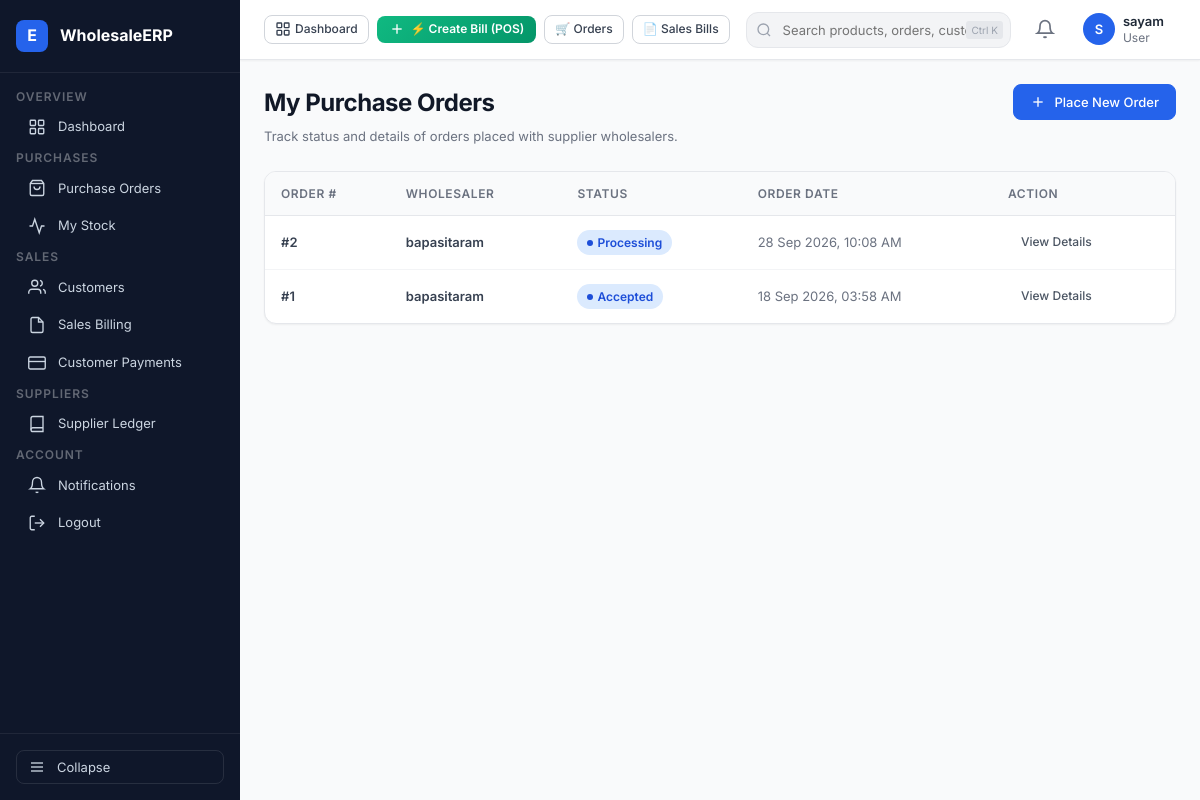
Page /orders/my-orders/ (signed in) on the committed database.
### orders/models.py (models this page shows, shortened)
class Order(models.Model):
    STATUS_CHOICES = [
        ("PENDING","Pending"),
        ("ACCEPTED","Accepted"),
        ("WAITING_FOR_STOCK", "Waiting for Stock"),
        ("REJECTED","Rejected"),
        ("PROCESSING","Processing"),
        ("SHIPPED","Shipped"),
        ("DELIVERED","Delivered"),
        ("CANCELLED","Cancelled"),
    ]
    retailer = models.ForeignKey(
        RetailerProfile,
        on_delete=models.CASCADE,
        related_name="orders"
    )
    wholesaler = models.ForeignKey(
        WholesalerProfile,
        on_delete=models.CASCADE,
        related_name="orders"
    )
    status = models.CharField(
        max_length=30,
        choices = STATUS_CHOICES,
        default="PENDING"
    )
    order_date = models.DateTimeField(
        auto_now_add=True
    )
    notes = models.TextField(
        blank=True
    )

### accounts/models.py (models this page shows, shortened)
class WholesalerProfile(models.Model):
    user = models.OneToOneField(User, on_delete=models.CASCADE, related_name="wholesaler_profile")
    business_name = models.CharField(max_length=200)
    phone = models.CharField(max_length=15)
    gst_number = models.CharField(max_length=15, blank=True, null=True)
    address = models.TextField()
    city = models.CharField(max_length=100)
    state = models.CharField(max_length=100)
    pincode = models.CharField(max_length=10)
    retailers = models.ManyToManyField("RetailerProfile",related_name="wholesalers",blank=True)
    created_at = models.DateTimeField(auto_now_add=True)

### orders/views.py (the view)
@login_required
def my_orders(request):
    retailer = request.user.retailer_profile
    orders = (
        Order.objects
        .filter(retailer = retailer)
        .select_related("wholesaler")
        .prefetch_related("items__product")
        .order_by("-order_date")
    )
    return render(
        request,
        'orders/my_orders.html',
        {
            "orders": orders
        }
    )

### templates/orders/my_orders.html (shortened to what this page needs)
{% extends 'base.html' %}
{% block content %}
<div class="page-header">
  <div class="page-header-left">
    <h1 class="page-title">My Purchase Orders</h1>
    <p class="page-subtitle">Track status and details of orders placed with supplier wholesalers.</p>
  </div>
  <div class="page-actions">
    <a href="{% url 'wholesaler_list' %}" class="btn btn-primary">
      <svg viewBox="0 0 24 24" fill="none" stroke="currentColor" stroke-width="2" width="16" height="16"><line x1="12" y1="5" x2="12" y2="19"/><line x1="5" y1="12" x2="19" y2="12"/></svg>
      Place New Order
    </a>
  </div>
</div>
<div class="card">
  <div class="table-wrap">
    <table class="table">
      <thead>
        <tr>
          <th>Order #</th>
          <th>Wholesaler</th>
          <th>Status</th>
          <th>Order Date</th>
          <th>Action</th>
        </tr>
      </thead>
      <tbody>
        {% for order in orders %}
        <tr class="table-row-link" data-href="{% url 'order_detail' order.id %}">
          <td class="text-bold">#{{ order.id }}</td>
          <td class="text-bold">{{ order.wholesaler.business_name }}</td>
          <td>
            {% if order.status == 'PENDING' %}
              <span class="badge badge-amber">Pending</span>
            {% elif order.status == 'ACCEPTED' %}
              <span class="badge badge-blue">Accepted</span>
            {% elif order.status == 'PROCESSING' %}
              <span class="badge badge-blue">Processing</span>
            {% elif order.status == 'DELIVERED' %}
              <span class="badge badge-green">Delivered</span>
            {% elif order.status == 'REJECTED' %}
              <span class="badge badge-red">Rejected</span>
            {% elif order.status == 'WAITING_FOR_STOCK' %}
              <span class="badge badge-gray">Waiting Stock</span>
            {% else %}
              <span class="badge badge-gray">{{ order.get_status_display }}</span>
            {% endif %}
          </td>
          <td class="text-muted">{{ order.order_date|date:"d M Y, h:i A" }}</td>
          <td>
            <a href="{% url 'order_detail' order.id %}" class="btn btn-ghost btn-sm">View Details</a>
          </td>
        </tr>
        {% empty %}
        <tr>
          <td colspan="5" class="text-center text-muted" style="padding: 32px;">You have not placed any purchase orders yet.</td>
        </tr>
        {% endfor %}
      </tbody>
    </table>
  </div>
</div>
{% endblock %}

### templates/base.html (shortened to what this page needs)
{% load static %}
<!DOCTYPE html>
<html lang="en">
<head>
  <link rel="stylesheet" href="{% static 'css/styles.css' %}">
</head>
<body>
<div class="app-shell">
  <aside class="sidebar" id="sidebar">
    <a href="{% url 'dashboard' %}" class="sidebar-logo" style="text-decoration: none;">
      <div class="logo-icon">E</div>
      <span class="logo-text">WholesaleERP</span>
    </a>
    <nav class="sidebar-nav">
      {% if request.user.is_authenticated %}
        {% if user_role == 'WHOLESALER' or request.user.wholesaler_profile %}
          <span class="nav-section-label">Overview</span>
          <a href="{% url 'dashboard' %}" class="nav-item" data-href="/accounts/dashboard/">
            <svg viewBox="0 0 24 24" fill="none" stroke="currentColor" stroke-width="1.8">
              <rect x="3" y="3" width="7" height="7" rx="1"/><rect x="14" y="3" width="7" height="7" rx="1"/>
              <rect x="3" y="14" width="7" height="7" rx="1"/><rect x="14" y="14" width="7" height="7" rx="1"/>
            </svg>
            <span class="nav-label">Dashboard</span>
          </a>
          <span class="nav-section-label">Operations</span>
          <a href="{% url 'wholesaler_orders' %}" class="nav-item" data-href="/orders/wholesaler/">
            <svg viewBox="0 0 24 24" fill="none" stroke="currentColor" stroke-width="1.8">
              <path d="M16 4h2a2 2 0 0 1 2 2v14a2 2 0 0 1-2 2H6a2 2 0 0 1-2-2V6a2 2 0 0 1 2-2h2"/>
              <path d="M15 2H9a1 1 0 0 0-1 1v2a1 1 0 0 0 1 1h6a1 1 0 0 0 1-1V3a1 1 0 0 0-1-1z"/>
            </svg>
            <span class="nav-label">Orders</span>
            {% if pending_orders_count %}<span class="nav-badge">{{ pending_orders_count }}</span>{% endif %}
          </a>
          <a href="{% url 'invoice_list' %}" class="nav-item" data-href="/billing/">
            <svg viewBox="0 0 24 24" fill="none" stroke="currentColor" stroke-width="1.8">
              <path d="M14 2H6a2 2 0 0 0-2 2v16a2 2 0 0 0 2 2h12a2 2 0 0 0 2-2V8z"/>
              <polyline points="14 2 14 8 20 8"/>
              <line x1="16" y1="13" x2="8" y2="13"/><line x1="16" y1="17" x2="8" y2="17"/>
            </svg>
            <span class="nav-label">Billing</span>
          </a>
          <a href="{% url 'payment_list' %}" class="nav-item" data-href="/payments/">
            <svg viewBox="0 0 24 24" fill="none" stroke="currentColor" stroke-width="1.8">
              <rect x="1" y="4" width="22" height="16" rx="2" ry="2"/>
              <line x1="1" y1="10" x2="23" y2="10"/>
            </svg>
            <span class="nav-label">Payments</span>
          </a>
          <span class="nav-section-label">Inventory</span>
          <a href="{% url 'product_list' %}" class="nav-item" data-href="/products/">
            <svg viewBox="0 0 24 24" fill="none" stroke="currentColor" stroke-width="1.8">
              <path d="M21 16V8a2 2 0 0 0-1-1.73l-7-4a2 2 0 0 0-2 0l-7 4A2 2 0 0 0 3 8v8a2 2 0 0 0 1 1.73l7 4a2 2 0 0 0 2 0l7-4A2 2 0 0 0 21 16z"/>
            </svg>
            <span class="nav-label">Products</span>
          </a>
          <a href="{% url 'stock_list' %}" class="nav-item" data-href="/products/stock/">
            <svg viewBox="0 0 24 24" fill="none" stroke="currentColor" stroke-width="1.8">
              <polyline points="22 12 18 12 15 21 9 3 6 12 2 12"/>
            </svg>
            <span class="nav-label">Inventory</span>
            {% if low_stock_count %}<span class="nav-badge">{{ low_stock_count }}</span>{% endif %}
          </a>
          <span class="nav-section-label">Business</span>
          <a href="{% url 'retailer_list' %}" class="nav-item" data-href="/accounts/retailers/">
            <svg viewBox="0 0 24 24" fill="none" stroke="currentColor" stroke-width="1.8">
              <path d="M17 21v-2a4 4 0 0 0-4-4H5a4 4 0 0 0-4 4v2"/>
              <circle cx="9" cy="7" r="4"/>
              <path d="M23 21v-2a4 4 0 0 0-3-3.87"/><path d="M16 3.13a4 4 0 0 1 0 7.75"/>
            </svg>
            <span class="nav-label">Retailers</span>
          </a>
          <a href="{% url 'payment_ledger' %}" class="nav-item">
            <svg viewBox="0 0 24 24" fill="none" stroke="currentColor" stroke-width="1.8">
              <path d="M4 19.5A2.5 2.5 0 0 1 6.5 17H20"/><path d="M6.5 2H20v20H6.5A2.5 2.5 0 0 1 4 19.5v-15A2.5 2.5 0 0 1 6.5 2z"/>
            </svg>
            <span class="nav-label">Ledger</span>
          </a>
          <a href="{% url 'shipment_list' %}" class="nav-item">
            <svg viewBox="0 0 24 24" fill="none" stroke="currentColor" stroke-width="1.8">
              <rect x="1" y="3" width="15" height="13" rx="1"/>
              <path d="M16 8h4l3 3v5h-7V8z"/><circle cx="5.5" cy="18.5" r="2.5"/><circle cx="18.5" cy="18.5" r="2.5"/>
            </svg>
            <span class="nav-label">Shipments</span>
          </a>
        {% elif user_role == 'RETAILER' or request.user.retailer_profile %}
          <span class="nav-section-label">Overview</span>
          <a href="{% url 'dashboard' %}" class="nav-item" data-href="/accounts/dashboard/">
            <svg viewBox="0 0 24 24" fill="none" stroke="currentColor" stroke-width="1.8">
              <rect x="3" y="3" width="7" height="7" rx="1"/><rect x="14" y="3" width="7" height="7" rx="1"/>
              <rect x="3" y="14" width="7" height="7" rx="1"/><rect x="14" y="14" width="7" height="7" rx="1"/>
            </svg>
            <span class="nav-label">Dashboard</span>
          </a>
          <span class="nav-section-label">Purchases</span>
          <a href="{% url 'retailer_orders' %}" class="nav-item" data-href="/orders/retailer/">
            <svg viewBox="0 0 24 24" fill="none" stroke="currentColor" stroke-width="1.8">
              <path d="M6 2 3 6v14a2 2 0 0 0 2 2h14a2 2 0 0 0 2-2V6l-3-4z"/><line x1="3" y1="6" x2="21" y2="6"/>
              <path d="M16 10a4 4 0 0 1-8 0"/>
            </svg>
            <span class="nav-label">Purchase Orders</span>
          </a>
          <a href="{% url 'retailer_stock_list' %}" class="nav-item">
            <svg viewBox="0 0 24 24" fill="none" stroke="currentColor" stroke-width="1.8">
              <polyline points="22 12 18 12 15 21 9 3 6 12 2 12"/>
            </svg>
            <span class="nav-label">My Stock</span>
          </a>
          <span class="nav-section-label">Sales</span>
          <a href="{% url 'customer_list' %}" class="nav-item">
            <svg viewBox="0 0 24 24" fill="none" stroke="currentColor" stroke-width="1.8">
              <path d="M17 21v-2a4 4 0 0 0-4-4H5a4 4 0 0 0-4 4v2"/><circle cx="9" cy="7" r="4"/>
              <path d="M23 21v-2a4 4 0 0 0-3-3.87"/><path d="M16 3.13a4 4 0 0 1 0 7.75"/>
            </svg>
            <span class="nav-label">Customers</span>
          </a>
          <a href="{% url 'customer_invoices' %}" class="nav-item">
            <svg viewBox="0 0 24 24" fill="none" stroke="currentColor" stroke-width="1.8">
              <path d="M14 2H6a2 2 0 0 0-2 2v16a2 2 0 0 0 2 2h12a2 2 0 0 0 2-2V8z"/>
              <polyline points="14 2 14 8 20 8"/>
            </svg>
            <span class="nav-label">Sales Billing</span>
          </a>
          <a href="{% url 'customer_payments' %}" class="nav-item">
            <svg viewBox="0 0 24 24" fill="none" stroke="currentColor" stroke-width="1.8">
              <rect x="1" y="4" width="22" height="16" rx="2" ry="2"/><line x1="1" y1="10" x2="23" y2="10"/>
            </svg>
            <span class="nav-label">Customer Payments</span>
          </a>
          <span class="nav-section-label">Suppliers</span>
          <a href="{% url 'invoice_list' %}" class="nav-item">
            <svg viewBox="0 0 24 24" fill="none" stroke="currentColor" stroke-width="1.8">
              <path d="M4 19.5A2.5 2.5 0 0 1 6.5 17H20"/><path d="M6.5 2H20v20H6.5A2.5 2.5 0 0 1 4 19.5v-15A2.5 2.5 0 0 1 6.5 2z"/>
            </svg>
            <span class="nav-label">Supplier Ledger</span>
          </a>
        {% endif %}
        <span class="nav-section-label">Account</span>
        <a href="{% url 'notifications' %}" class="nav-item">
          <svg viewBox="0 0 24 24" fill="none" stroke="currentColor" stroke-width="1.8">
            <path d="M18 8A6 6 0 0 0 6 8c0 7-3 9-3 9h18s-3-2-3-9"/><path d="M13.73 21a2 2 0 0 1-3.46 0"/>
          </svg>
          <span class="nav-label">Notifications</span>
        </a>
        <a href="{% url 'logout' %}" class="nav-item" data-href="/logout/" data-confirm="Are you sure you want to logout?">
          <svg viewBox="0 0 24 24" fill="none" stroke="currentColor" stroke-width="1.8">
            <path d="M9 21H5a2 2 0 0 1-2-2V5a2 2 0 0 1 2-2h4"/>
            <polyline points="16 17 21 12 16 7"/><line x1="21" y1="12" x2="9" y2="12"/>
          </svg>
          <span class="nav-label">Logout</span>
        </a>
      {% endif %}
    </nav>
    <div class="sidebar-footer">
      <button class="sidebar-toggle-btn" id="sidebarToggleBtn" title="Collapse sidebar">
        <svg viewBox="0 0 24 24" width="16" height="16" fill="none" stroke="currentColor" stroke-width="2">
          <line x1="3" y1="12" x2="21" y2="12"/><line x1="3" y1="6" x2="21" y2="6"/><line x1="3" y1="18" x2="21" y2="18"/>
        </svg>
        <span>Collapse</span>
      </button>
    </div>
  </aside>
  <div class="main-area" id="mainArea">
    <header class="topbar">
      <div class="topbar-quick-actions" style="display: flex; align-items: center; gap: 8px;">
        <a href="{% url 'dashboard' %}" class="btn btn-secondary btn-sm" style="font-size: 12px; padding: 5px 10px; display: flex; align-items: center; gap: 4px;">
          <svg viewBox="0 0 24 24" width="14" height="14" fill="none" stroke="currentColor" stroke-width="2"><rect x="3" y="3" width="7" height="7" rx="1"/><rect x="14" y="3" width="7" height="7" rx="1"/><rect x="3" y="14" width="7" height="7" rx="1"/><rect x="14" y="14" width="7" height="7" rx="1"/></svg>
          Dashboard
        </a>
        {% if request.user.retailer_profile or user_role == 'RETAILER' %}
          <a href="{% url 'create_customer_invoice' %}" class="btn btn-primary btn-sm" style="background: linear-gradient(135deg, #10b981 0%, #059669 100%); border: none; font-weight: 600; padding: 5px 12px; gap: 6px; font-size: 12px;">
            <svg viewBox="0 0 24 24" fill="none" stroke="currentColor" stroke-width="2" width="14" height="14"><line x1="12" y1="5" x2="12" y2="19"/><line x1="5" y1="12" x2="19" y2="12"/></svg>
            ⚡ Create Bill (POS)
          </a>
          <a href="{% url 'retailer_orders' %}" class="btn btn-secondary btn-sm" style="font-size: 12px; padding: 5px 10px;">
            🛒 Orders
          </a>
          <a href="{% url 'customer_invoices' %}" class="btn btn-secondary btn-sm" style="font-size: 12px; padding: 5px 10px;">
            📄 Sales Bills
          </a>
        {% endif %}
      </div>
      <div class="topbar-search">
        <svg class="search-icon" viewBox="0 0 24 24" fill="none" stroke="currentColor" stroke-width="2">
          <circle cx="11" cy="11" r="8"/><line x1="21" y1="21" x2="16.65" y2="16.65"/>
        </svg>
        <input type="text" placeholder="Search products, orders, customers..." aria-label="Global search">
        <span class="search-shortcut">Ctrl K</span>
      </div>
      <div class="topbar-actions">
        <div style="position:relative;">
          <button class="topbar-icon-btn" id="notifBtn" aria-label="Notifications">
            <svg viewBox="0 0 24 24" width="20" height="20" fill="none" stroke="currentColor" stroke-width="2">
              <path d="M18 8A6 6 0 0 0 6 8c0 7-3 9-3 9h18s-3-2-3-9"/>
              <path d="M13.73 21a2 2 0 0 1-3.46 0"/>
            </svg>
          </button>
        </div>
        <div class="topbar-user">
          <div class="avatar">
            {{ request.user.first_name|first|default:request.user.username|first|upper }}
          </div>
          <div class="user-info">
            <div class="user-name">
              {% if request.user.first_name %}{{ request.user.get_full_name }}{% else %}{{ request.user.username }}{% endif %}
            </div>
            <div class="user-role">{{ user_role|default:"User"|title }}</div>
          </div>
        </div>
      </div>
    </header>
    <main class="page-content">
      {% block content %}{% endblock %}
    </main>
  </div>
</div>
</body>
</html>

### rows in the picture
Order: id "2", wholesaler.business_name "bapasitaram", status "Processing", order_date "28 Sep 2026, 10:08 AM"
Order: id "1", wholesaler.business_name "bapasitaram", status "Accepted", order_date "18 Sep 2026, 03:58 AM"

### other values in the picture
{{ request.user.username }} "sayam"
{{ user_role|default:"User"|title }} "User"
